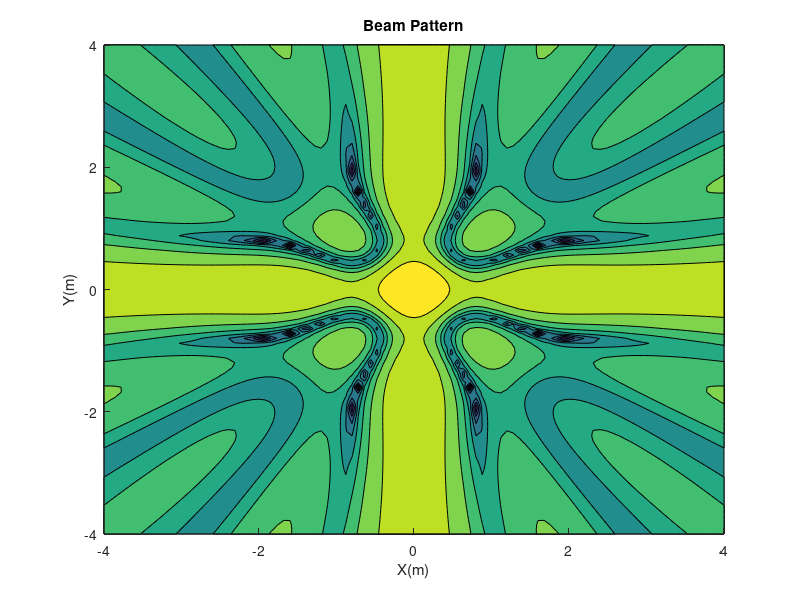
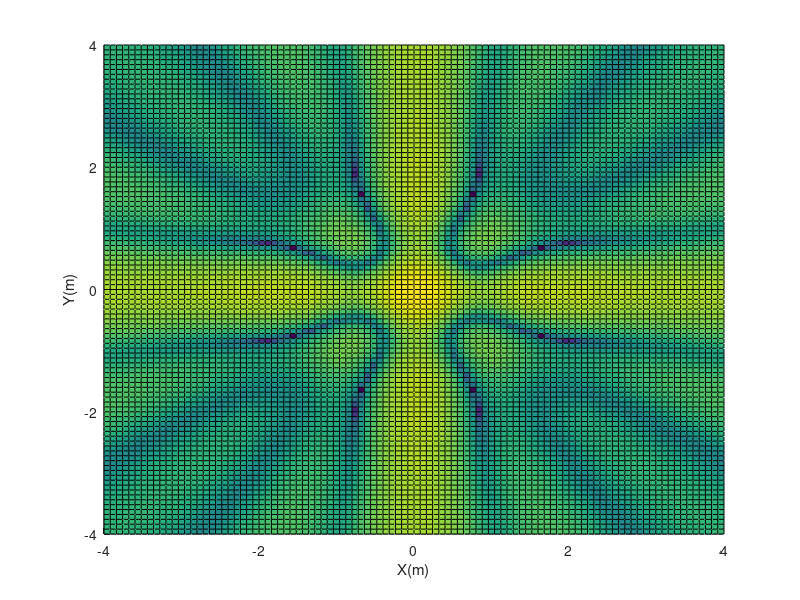
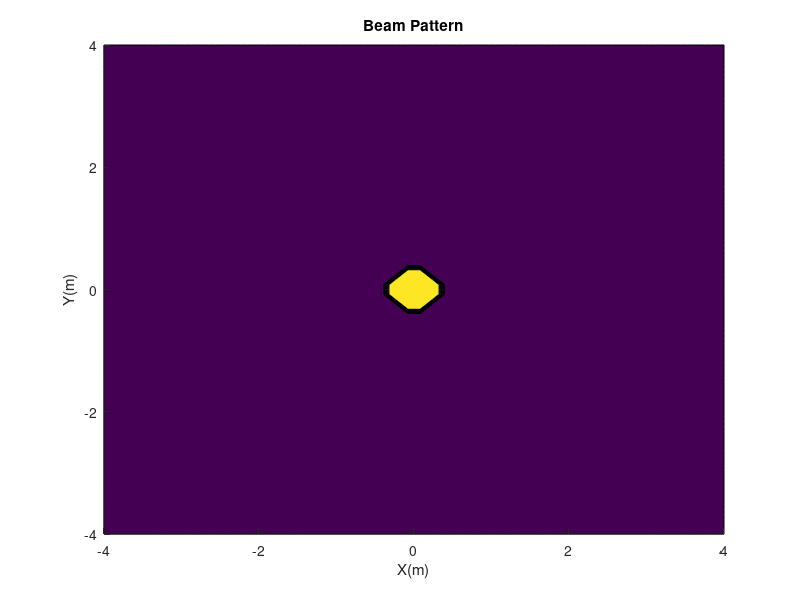
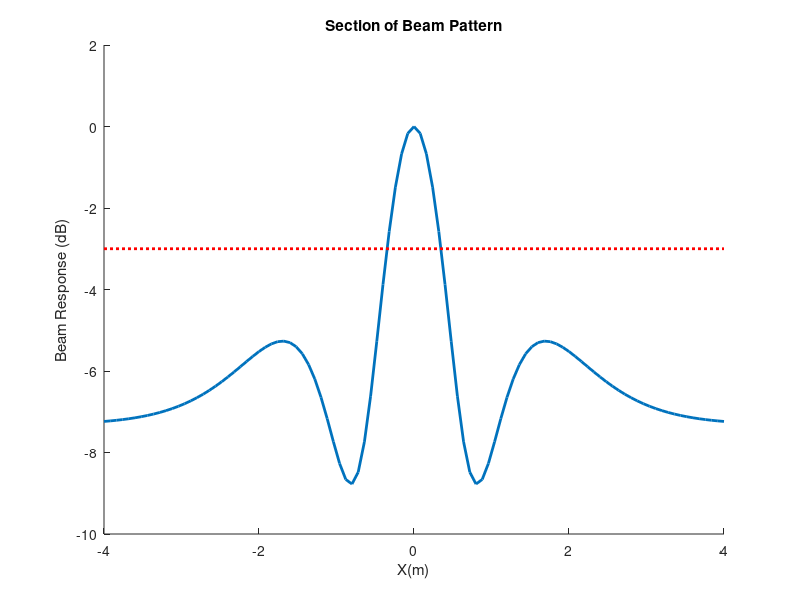

The MATLAB source for these figures, in order:
clc;clear;close all;
load('./arrays/0.05_25_Cross.mat');
%load('./arrays/0.05_8_Circle.mat');
%load('./arrays/0.05_9_Rectangle.mat');
%load('0.5_0.1_0.98175_64_Underbrink.mat');
%load('0.5_0.1_17.2788_65_Archimedean.mat');
%load('./arrays/0.049_65_Circle.mat');
%load('0.5_0.1_1.4726_65_Dougherty.mat');
%load('./arrays/0.05_25_Rectangle.mat');

f=2000;
omega=2*pi*f;

N = 101;
z0 = 2;
scan_range_X = linspace(-4,4,N);
scan_range_Y = linspace(4,-4,N); 
[X,Y] = meshgrid(scan_range_X,scan_range_Y);

dN = sqrt(X.^2 + Y.^2 + z0^2);

for n = 1 : numberOfArrayElements
    dNM(:,:,n) = sqrt((X-coordinates(n,1)).^2+(Y-coordinates(n,2)).^2 + z0^2);
end

A=zeros(101,101,numberOfArrayElements);
for rowIndex=1:101
    for colomnIndex=1:101
        for mIndex=1:numberOfArrayElements
            A(rowIndex,colomnIndex,mIndex)=exp(omega*-1i*(dNM(rowIndex,colomnIndex,mIndex)-dN(rowIndex,colomnIndex))/340);
        end
    end
end

w=squeeze(A(51,51,:))/numberOfArrayElements;

BdB=zeros(101,101);
for rowIndex=1:101
    for colomnIndex=1:101
        BdB(rowIndex,colomnIndex)=20*log10(abs(w'*squeeze(A(rowIndex,colomnIndex,:))));
    end
end

sectionOfBdB=BdB(51,:);


figure(1);
hold on;
title('Beam Pattern');
xlabel('X(m)');
ylabel('Y(m)');
contourf(scan_range_X,scan_range_Y,BdB);
hold off;

figure(2);
hold on;
surfc(scan_range_X,scan_range_Y,BdB);
xlabel('X(m)');
ylabel('Y(m)');
zlabel('Beam Response (dB)');
hold off;

tempBdB=BdB;
for rowIndex=1:101
    for colomnIndex=1:101
        if tempBdB(rowIndex,colomnIndex)<-3
            tempBdB(rowIndex,colomnIndex)=-50;
        end
    end
end

figure(3);
hold on;
title('Beam Pattern');
xlabel('X(m)');
ylabel('Y(m)');
contourf(scan_range_X,scan_range_Y,tempBdB);
hold off;


figure(4);
hold on;
title('Section of Beam Pattern');
xlabel('X(m)');
ylabel('Beam Response (dB)');
plot(scan_range_X,sectionOfBdB,'LineWidth',2);
xlim=get(gca,'Xlim');
plot(xlim,[-3,-3],'r:','LineWidth',2)
hold off;